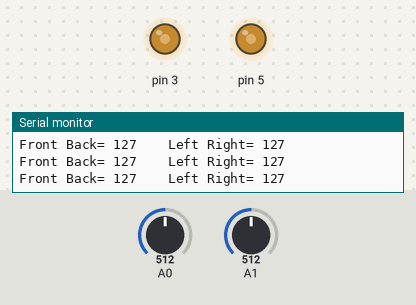
A sketch run on a simulated Arduino Uno, built with avr-gcc and run on an emulated ATmega328P. Parts: output pins drawn as LEDs (lit = HIGH), the last lines printed to the serial monitor. The test bench sets the inputs (shaded band); at power-on: A0 = 512, A1 = 512.

Above: at 1.3 s.
1.4 s: A0 set to 716
At 2.0 s:
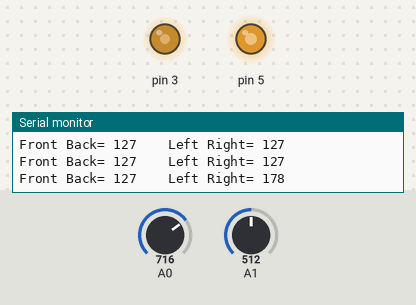
3.0 s: A1 set to 716
At 4.2 s:
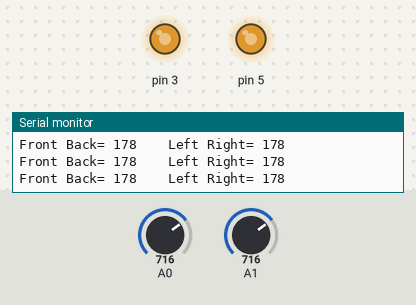
4.5 s: A0 set to 900
At 5.7 s:
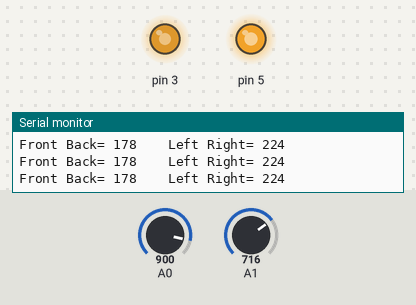
6.0 s: A1 set to 900
At 6.9 s:
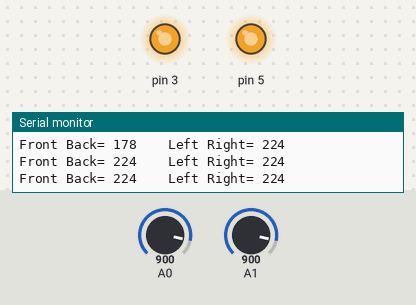
7.5 s: A0 set to 511
At 8.1 s:
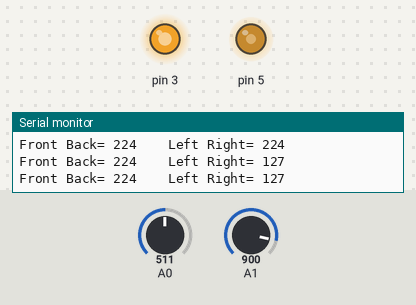
9.0 s: A1 set to 122
At 9.4 s:
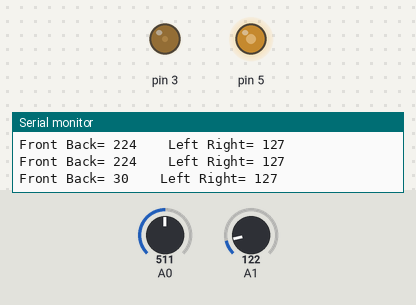
Timing chart, 0 to 11.5 s (numbered marks = the images above; inputs shaded):
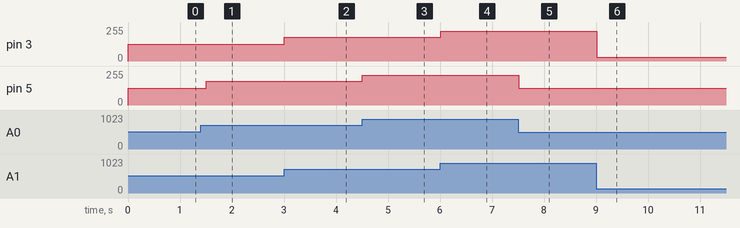

Measured:
- after the input at 1.4 s, pin 5: 127/255 → 178/255 after 0.10 s
- after the input at 3.0 s, pin 3: 127/255 → 178/255 at once
- after the input at 4.5 s, pin 5: 178/255 → 224/255 at once
- after the input at 6.0 s, pin 3: 178/255 → 224/255 at once
- after the input at 7.5 s, pin 5: 224/255 → 127/255 at once
- after the input at 9.0 s, pin 3: 224/255 → 30/255 at once

The sketch:

sketch_apr13b.ino
```cpp
//SENDER
int x,y;
int leftright;
int frontback;
void setup() {
  // put your setup code here, to run once:
  Serial.begin(9600);
  pinMode(3, OUTPUT);
  pinMode(5, OUTPUT);
  pinMode(A0, INPUT);
  pinMode(A1, INPUT);
}

void loop() {
  x = analogRead(A0);
  y = analogRead(A1);
  leftright = map(x, 0, 1023, 0, 255);
  frontback = map(y, 0, 1023, 0, 255);
  analogWrite(3, frontback);
  analogWrite(5, leftright);
  Serial.print("Front Back= ");
  Serial.print(frontback);
  Serial.print("    Left Right= ");
  Serial.println(leftright);
  delay(500);
}
```
